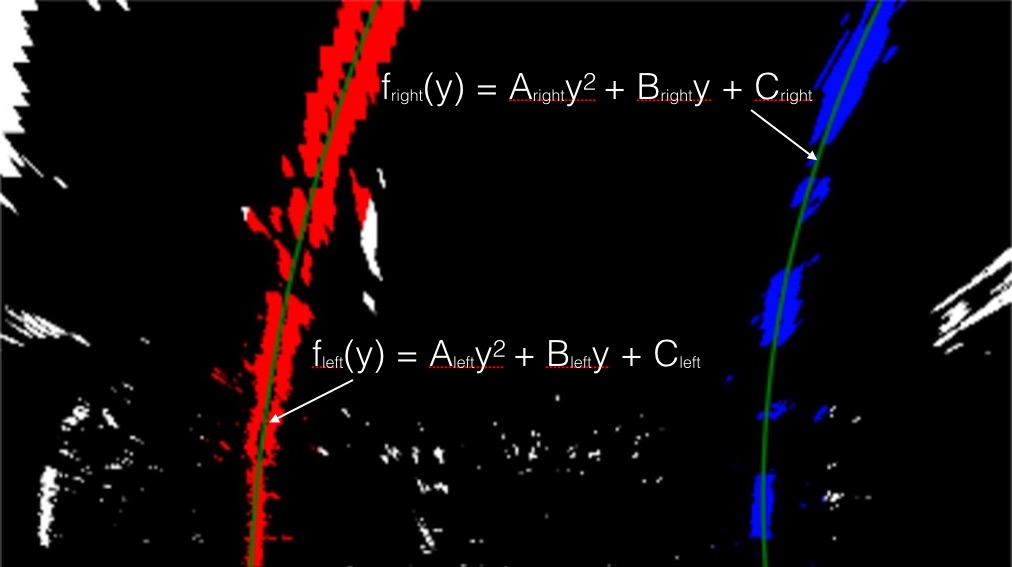
#> input picture examples/color_fit_lines.jpg, 1012 x 567 px
$ python -i FrameProcessor.py   (imports and definitions only)   (older library calls are emulated)
#> lines starting #> are read from the running program, lines starting #| are printed output that depends on the picture; after the words box and inside, x2 and y2 are one past the last pixel; in counts of white or black regions, pixels touching at a corner belong together
### CameraCorrector.py
import glob
import numpy as np
import pickle
import cv2
import matplotlib.pyplot as plt


class CameraCorrector:

    ret = None
    mtx = None
    dist = None

    def __init__(self, mtx, dist):
        self.mtx = mtx
        self.dist = dist

    @classmethod
    def from_pickle(cls, pickle_file):
#> called with pickle_file = './camera_corrector/camera_corrector.p'
        with open(pickle_file, mode='rb') as f:
#> (reads camera_corrector/camera_corrector.p from the repository)
            camera_corrector = pickle.load(f)
            return CameraCorrector(camera_corrector['mtx'], camera_corrector['dist'])

    # [30 lines left out: function from_images, not called in this run]

    def correct(self, image):
        return cv2.undistort(image, self.mtx, self.dist, None, self.mtx)


# [9 lines that do not run on import are left out]

### LaneAerializer.py
import cv2
import pickle
import matplotlib.pyplot as plt
import numpy as np


class LaneAerializer:
    mtx = None
    trapiz = None
    rect = None
    mtxInv = None

    def __init__(self, trapiz, rect):
        self.trapiz = trapiz
        self.rect = rect
        self.mtx = cv2.getPerspectiveTransform(trapiz, rect)
        self.mtxInv = cv2.getPerspectiveTransform(rect, trapiz)

    @classmethod
    def from_pickle(cls, pickle_file):
#> called with pickle_file = './lane_aerializer/lane_aerializer.p'
        with open(pickle_file, mode='rb') as f:
#> (reads lane_aerializer/lane_aerializer.p from the repository)
            pers_trans = pickle.load(f)
            return LaneAerializer(pers_trans['trapiz'], pers_trans['rect'])

    # [73 lines left out: function from_image, not called in this run]

    def aerialize(self, image):
        return cv2.warpPerspective(image, self.mtx, (image.shape[1], image.shape[0]), flags=cv2.INTER_LINEAR)

    def deaerialize(self, image):
        return cv2.warpPerspective(image, self.mtxInv, (image.shape[1], image.shape[0]), flags=cv2.INTER_LINEAR)


# [18 lines that do not run on import are left out]

    # plt.imshow(lane_aerializer.aerialize(cv2.imread('./lane_aerializer/straight_lines1.jpg')))
    # plt.show()

### RegionOfInterest.py
import numpy as np

from ColorComponents import ColorComponents


class RegionOfInterest:
    margin = None
    rows = None
    cols = None

    def crop(self, image, margin=75):
#> called with margin = 75
        self.margin = margin
        self.rows = image.shape[0]
        self.cols = image.shape[1]
        x1 = int(self.cols / 2 - margin)
        x2 = int(self.cols / 2 + margin)
        image = image[:, x1:x2, :]
        return image

    def create_binary(self, image):
        components = ColorComponents(image)

        bgr_r = components.getComponent("bgr_r")
        bgr_g = components.getComponent("bgr_g")
        bgr_b = components.getComponent("bgr_b")
        y_mask = (bgr_g > 180) & (bgr_r > 180) & (bgr_b < 150)
#> y_mask: shape (567, 150) bool; every value is 0
        w_mask = (bgr_g > 150) & (bgr_r > 150) & (bgr_b > 200)
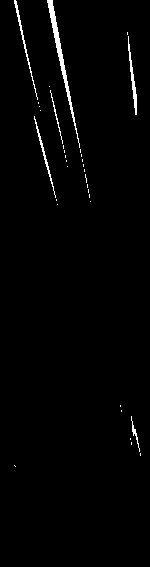
#> w_mask: shape (567, 150) bool; 1.5% white; 34 white regions (28 under 20 px), largest, box (x1, y1, x2, y2) and area: (47, 0, 80, 148) 543, (128, 36, 137, 115) 197, (14, 0, 38, 100) 185, (34, 116, 56, 198) 153, (50, 90, 63, 144) 69, (131, 416, 140, 452) 62
        yuv_u = 255 - components.getComponent("yuv_u")
#> in get_yuv_u, `return self.get_yuv()[:, :, 1]`:
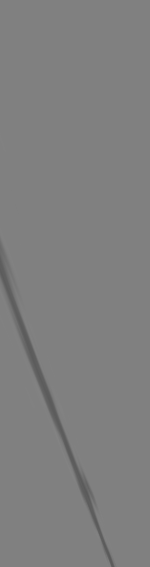
#> returned value: shape (567, 150); min 90, max 131, mean 127.2
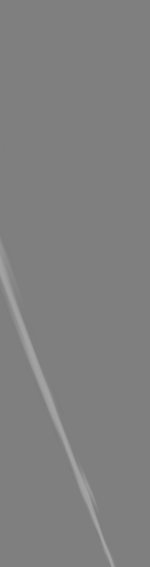
#> yuv_u: shape (567, 150); min 124, max 165, mean 127.8
        u_mask = yuv_u > 145
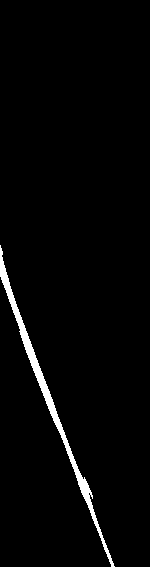
#> u_mask: shape (567, 150) bool; 2.3% white; 1 white region, box (x1, y1, x2, y2) and area: (0, 245, 115, 567) 1938

        binary = w_mask | y_mask | u_mask
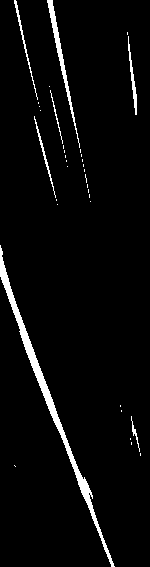
#> binary: shape (567, 150) bool; 3.8% white; 35 white regions (28 under 20 px), largest, box (x1, y1, x2, y2) and area: (0, 245, 115, 567) 1938, (47, 0, 80, 148) 543, (128, 36, 137, 115) 197
        return binary

    def decrop(self, image):
        padding = np.zeros((self.rows, int(self.cols / 2 - self.margin)))
        image = np.hstack((image, padding))
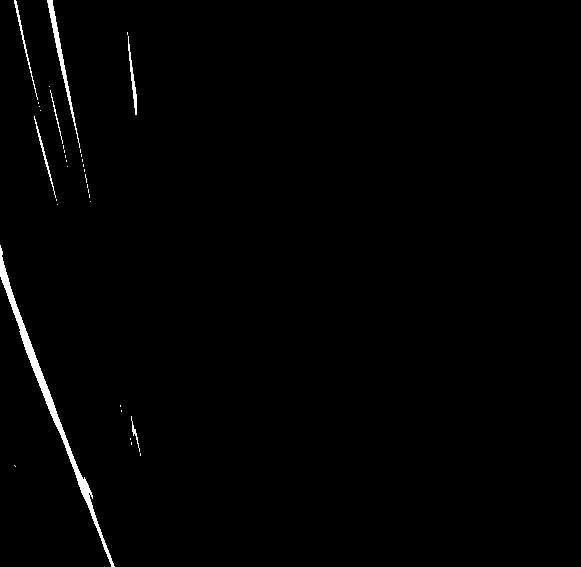
#> image: shape (567, 581) float64; values 0 (black) and 1 (white), 0.98% white; 35 white regions (28 under 20 px), largest, box (x1, y1, x2, y2) and area: (0, 245, 115, 567) 1938, (47, 0, 80, 148) 543, (128, 36, 137, 115) 197
        image = np.hstack((padding, image))
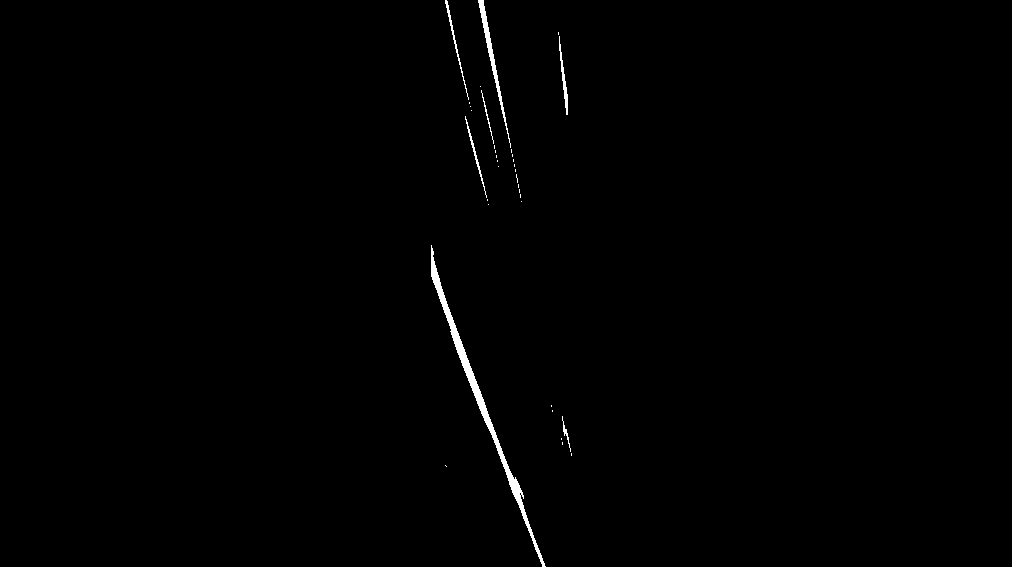
#> image: shape (567, 1012) float64; values 0 (black) and 1 (white), 0.56% white; 35 white regions (28 under 20 px), largest, box (x1, y1, x2, y2) and area: (431, 245, 546, 567) 1938, (478, 0, 511, 148) 543, (559, 36, 568, 115) 197
        image = np.uint8(image)
#> (the rest of the program and of its run is left out)
